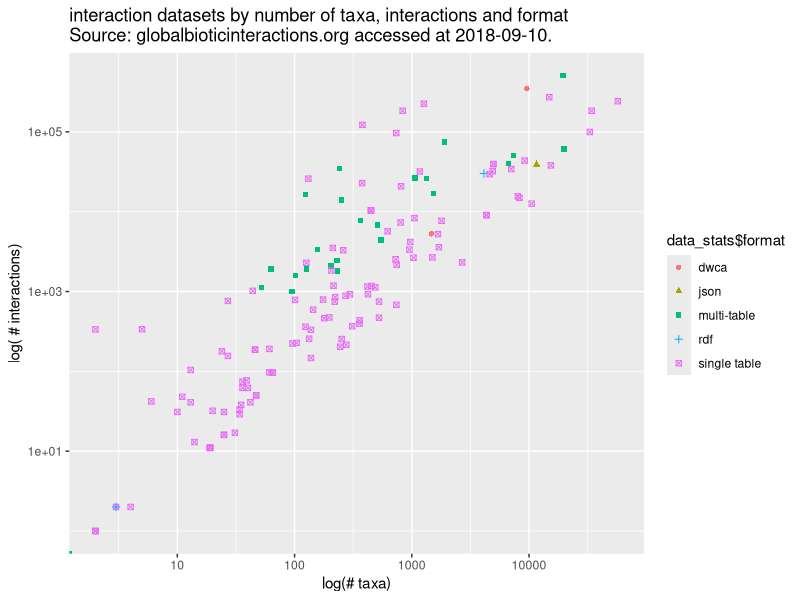

The R source for this figure:
install.packages('ggplot2')

library(ggplot2)

data_stats <- read.table('dataset_stats.tsv', sep='\t', header=T)

png(filename="dataset_stats.png")

qplot(data_stats$n_taxa, data_stats$n_interactions, data = data_stats, shape = data_stats$format, colour = data_stats$format, log="xy", xlab ="log(# taxa)", ylab = "log( # interactions)", main = 'interaction datasets by number of taxa, interactions and format\nSource: globalbioticinteractions.org accessed at 2018-09-10.')

dev.off()

